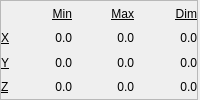
  <widget class="QDockWidget" name="workpieceBoundsDockWidget">
   <property name="maximumSize">
    <size>
     <width>300</width>
     <height>125</height>
    </size>
   </property>
   <property name="features">
    <set>QDockWidget::DockWidgetClosable|QDockWidget::DockWidgetMovable</set>
   </property>
   <property name="windowTitle">
    <string>Workpiece Bounds</string>
   </property>
   <attribute name="dockWidgetArea">
    <number>2</number>
   </attribute>
   <widget class="QWidget" name="dockWidgetContents_2">
    <layout class="QVBoxLayout" name="verticalLayout_24">
     <property name="spacing">
      <number>0</number>
     </property>
     <property name="leftMargin">
      <number>0</number>
     </property>
     <property name="topMargin">
      <number>0</number>
     </property>
     <property name="rightMargin">
      <number>2</number>
     </property>
     <property name="bottomMargin">
      <number>0</number>
     </property>
     <item>
      <widget class="QFrame" name="frame_2">
       <property name="frameShape">
        <enum>QFrame::StyledPanel</enum>
       </property>
       <property name="frameShadow">
        <enum>QFrame::Raised</enum>
       </property>
       <layout class="QVBoxLayout" name="verticalLayout_23">
        <property name="spacing">
         <number>0</number>
        </property>
        <property name="leftMargin">
         <number>0</number>
        </property>
        <property name="topMargin">
         <number>0</number>
        </property>
        <property name="rightMargin">
         <number>0</number>
        </property>
        <property name="bottomMargin">
         <number>0</number>
        </property>
        <item>
         <layout class="QGridLayout" name="gridLayout_7" columnstretch="0,1,1,1">
          <property name="rightMargin">
           <number>0</number>
          </property>
          <item row="0" column="1">
           <widget class="QLabel" name="label_13">
            <property name="font">
             <font>
              <underline>true</underline>
             </font>
            </property>
            <property name="text">
             <string>Min</string>
            </property>
            <property name="alignment">
             <set>Qt::AlignRight|Qt::AlignTrailing|Qt::AlignVCenter</set>
            </property>
           </widget>
          </item>
          <item row="0" column="2">
           <widget class="QLabel" name="label_14">
            <property name="font">
             <font>
              <underline>true</underline>
             </font>
            </property>
            <property name="text">
             <string>Max</string>
            </property>
            <property name="alignment">
             <set>Qt::AlignRight|Qt::AlignTrailing|Qt::AlignVCenter</set>
            </property>
           </widget>
          </item>
          <item row="0" column="3">
           <widget class="QLabel" name="label_15">
            <property name="font">
             <font>
              <underline>true</underline>
             </font>
            </property>
            <property name="text">
             <string>Dim</string>
            </property>
            <property name="alignment">
             <set>Qt::AlignRight|Qt::AlignTrailing|Qt::AlignVCenter</set>
            </property>
           </widget>
          </item>
          <item row="1" column="0">
           <widget class="QLabel" name="label_22">
            <property name="font">
             <font>
              <underline>true</underline>
             </font>
            </property>
            <property name="text">
             <string>X</string>
            </property>
           </widget>
          </item>
          <item row="1" column="1">
           <widget class="QLabel" name="workpieceBoundsXMinLabel">
            <property name="text">
             <string>0.0</string>
            </property>
            <property name="alignment">
             <set>Qt::AlignRight|Qt::AlignTrailing|Qt::AlignVCenter</set>
            </property>
           </widget>
          </item>
          <item row="1" column="2">
           <widget class="QLabel" name="workpieceBoundsXMaxLabel">
            <property name="text">
             <string>0.0</string>
            </property>
            <property name="alignment">
             <set>Qt::AlignRight|Qt::AlignTrailing|Qt::AlignVCenter</set>
            </property>
           </widget>
          </item>
          <item row="1" column="3">
           <widget class="QLabel" name="workpieceBoundsXDimLabel">
            <property name="text">
             <string>0.0</string>
            </property>
            <property name="alignment">
             <set>Qt::AlignRight|Qt::AlignTrailing|Qt::AlignVCenter</set>
            </property>
           </widget>
          </item>
          <item row="2" column="0">
           <widget class="QLabel" name="label_23">
            <property name="font">
             <font>
              <underline>true</underline>
             </font>
            </property>
            <property name="text">
             <string>Y</string>
            </property>
           </widget>
          </item>
          <item row="2" column="1">
           <widget class="QLabel" name="workpieceBoundsYMinLabel">
            <property name="text">
             <string>0.0</string>
            </property>
            <property name="alignment">
             <set>Qt::AlignRight|Qt::AlignTrailing|Qt::AlignVCenter</set>
            </property>
           </widget>
          </item>
          <item row="2" column="2">
           <widget class="QLabel" name="workpieceBoundsYMaxLabel">
            <property name="text">
             <string>0.0</string>
            </property>
            <property name="alignment">
             <set>Qt::AlignRight|Qt::AlignTrailing|Qt::AlignVCenter</set>
            </property>
           </widget>
          </item>
          <item row="2" column="3">
           <widget class="QLabel" name="workpieceBoundsYDimLabel">
            <property name="text">
             <string>0.0</string>
            </property>
            <property name="alignment">
             <set>Qt::AlignRight|Qt::AlignTrailing|Qt::AlignVCenter</set>
            </property>
           </widget>
          </item>
          <item row="3" column="0">
           <widget class="QLabel" name="label_24">
            <property name="font">
             <font>
              <underline>true</underline>
             </font>
            </property>
            <property name="text">
             <string>Z</string>
            </property>
           </widget>
          </item>
          <item row="3" column="1">
           <widget class="QLabel" name="workpieceBoundsZMinLabel">
            <property name="text">
             <string>0.0</string>
            </property>
            <property name="alignment">
             <set>Qt::AlignRight|Qt::AlignTrailing|Qt::AlignVCenter</set>
            </property>
           </widget>
          </item>
          <item row="3" column="2">
           <widget class="QLabel" name="workpieceBoundsZMaxLabel">
            <property name="text">
             <string>0.0</string>
            </property>
            <property name="alignment">
             <set>Qt::AlignRight|Qt::AlignTrailing|Qt::AlignVCenter</set>
            </property>
           </widget>
          </item>
          <item row="3" column="3">
           <widget class="QLabel" name="workpieceBoundsZDimLabel">
            <property name="text">
             <string>0.0</string>
            </property>
            <property name="alignment">
             <set>Qt::AlignRight|Qt::AlignTrailing|Qt::AlignVCenter</set>
            </property>
           </widget>
          </item>
         </layout>
        </item>
       </layout>
      </widget>
     </item>
    </layout>
   </widget>
  </widget>
